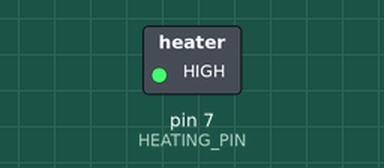
Bench run of a sketch on a simulated Arduino Uno, built with avr-gcc and run on an emulated ATmega328P. Parts: switched loads named in the sketch (green lamp = pin HIGH).

Above: at 0.1 s.
At 6.1 s:
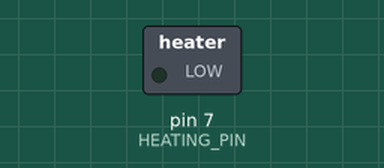
Timing chart, 0 to 7.6 s (numbered marks = the images above):
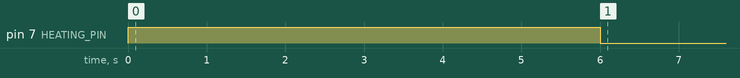

The sketch:

nichrome-wire-test-1-24th-feb.ino
```cpp
#define PIN_HIGH_TIME 6000
#define HEATING_PIN 7

void setup() {
  pinMode(HEATING_PIN, OUTPUT);

  digitalWrite(HEATING_PIN, HIGH);
  delay(PIN_HIGH_TIME);
  digitalWrite(HEATING_PIN, LOW);

}

void loop() {}
```
